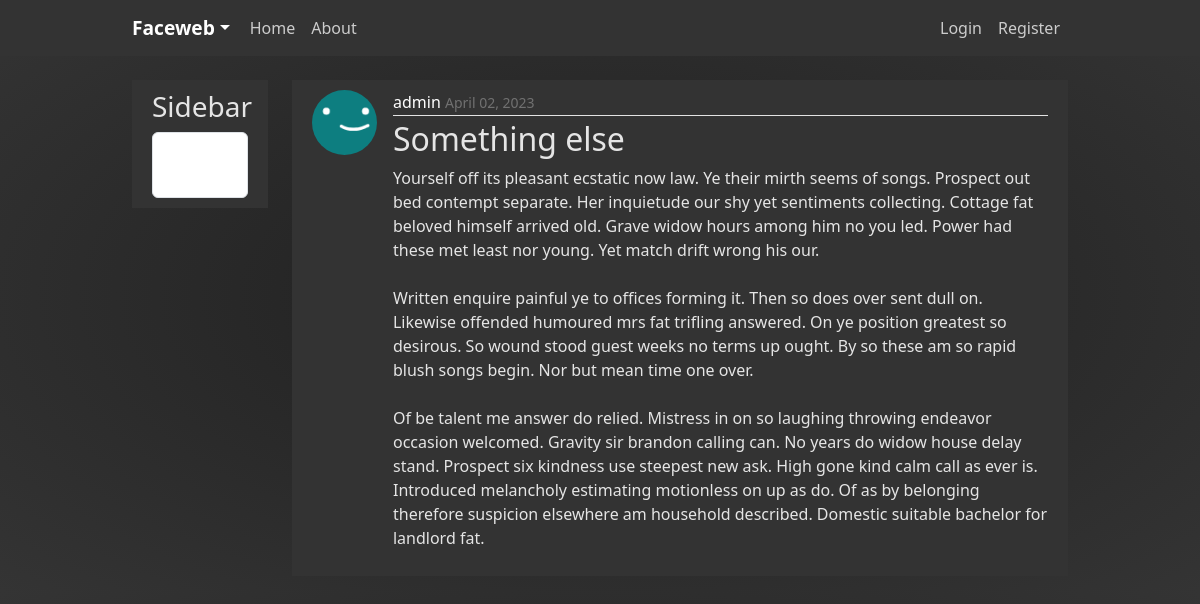
/faceweb/post/4/, run on an earlier commit of the app's database.
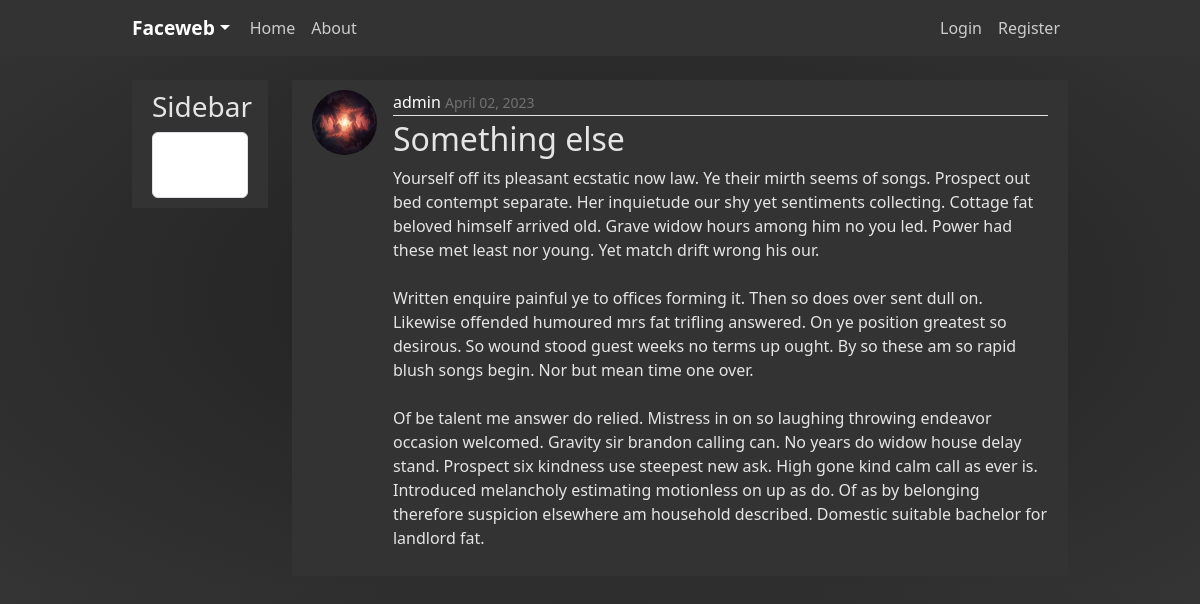
And on a later commit of the database.
### faceweb/models.py (models this page shows, shortened)
class Post(models.Model):
    title = models.CharField(max_length=100)
    content = models.TextField()
    date_posted = models.DateTimeField(default=timezone.now)
    author = models.ForeignKey(User, on_delete=models.CASCADE)

### users/models.py (models this page shows, shortened)
class Profile(models.Model):
    user = models.OneToOneField(User, on_delete=models.CASCADE)
    ceneo_favourites = models.ManyToManyField(
        Product, related_name='favourites')
    image = models.ImageField(
        default='profile_pics/default.jpg', upload_to='profile_pics')

### faceweb/views.py (the view)
# urls.py: path('post/<int:pk>/', PostDetailView.as_view(), name='post-detail'),
class PostDetailView(DetailView):
    model = Post

### faceweb/templates/faceweb/post_detail.html (shortened to what this page needs)
{% extends "faceweb/head.html" %}
{% block content %}
<div class="col-md-10">
  <article class="media content-section">
    <img class="rounded-circle article-img" src="{{ object.author.profile.image.url }}">
    <div class="media-body">
      <div class="article-metadata">
        <a class="mr-2" href="{% url 'user-posts' object.author.username %}">{{ object.author }}</a>
        <small class="text-muted">{{ object.date_posted|date:"F d, Y" }}</small>
      </div>
      <h2 class="article-title">{{ object.title }}</h2>
      <p class="article-content">{{ object.content }}</p>
    </div>
  </article>
</div>
{% endblock content %}

What changed in the data, as far as the page shows it:
changed through a linked row, Post "Something else": author.profile.image: a different picture
